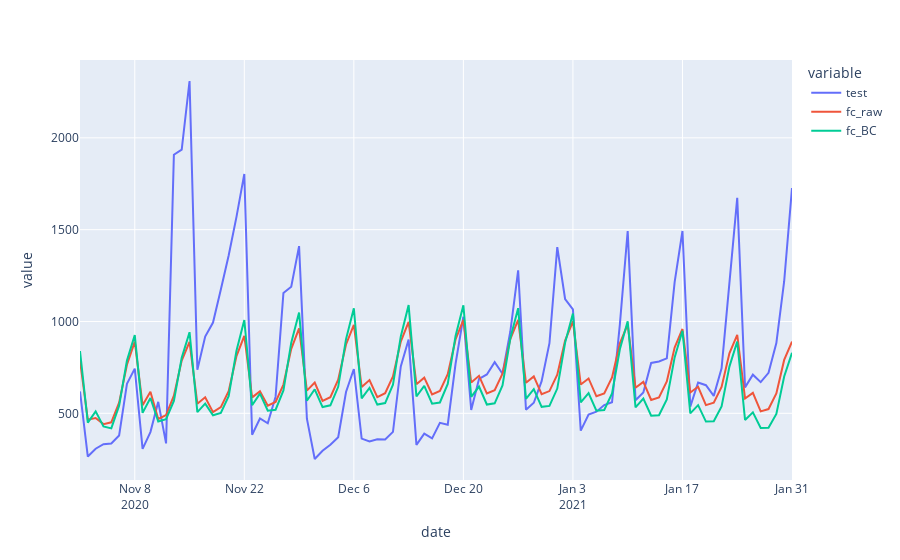

Notebook code for this chart:
### Code cell
res['fc_raw'] = res_raw['forecast']
res = res[['test', 'fc_raw', 'fc_BC']]
res.plot()
